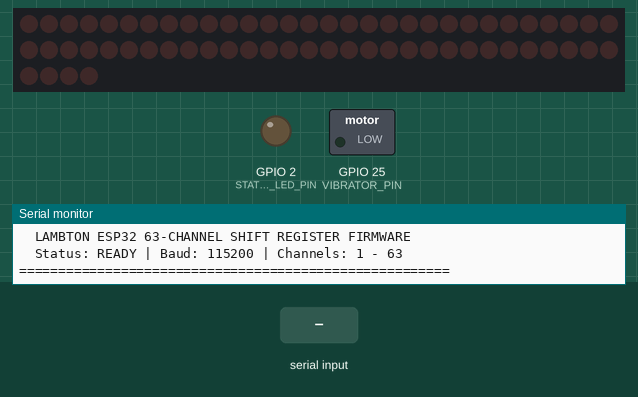
Simulated run of this sketch. Board: ESP32. On the bench: 64 shift-register outputs drawn as a row of LEDs (first output left, lit = HIGH), switched loads named in the sketch (green lamp = pin HIGH), output pins drawn as LEDs (lit = HIGH), the last lines printed to the serial monitor. Wiring (inferred from the names in the program): 8 × shift register (74HC595): data GPIO 14; shift clock GPIO 13; latch GPIO 12; OE GPIO 19. Wiring (inferred from the signals the program sends): row of LEDs: on Q0, Q1, Q2, Q3, Q4, Q5, Q6, Q7, Q8, Q9, Q10, Q11, Q12, Q13, Q14, Q15, Q16, Q17, Q18, Q19, Q20, Q21, Q22, Q23, Q24, Q25, Q26, Q27, Q28, Q29, Q30, Q31, Q32, Q33, Q34, Q35, Q36, Q37, Q38, Q39, Q40, Q41, Q42, Q43, Q44, Q45, Q46, Q47, Q48, Q49, Q50, Q51, Q52, Q53, Q54, Q55, Q56, Q57, Q58, Q59, Q60, Q61, Q62, Q63. Dashed ring = blinking. The inputs (shaded band) are chosen by the test bench. Pins used as bus, display or sensor lines are not drawn.

Above: at 1.3 s.
1.4 s: "TEST\n" received over Serial
At 1.55 s:
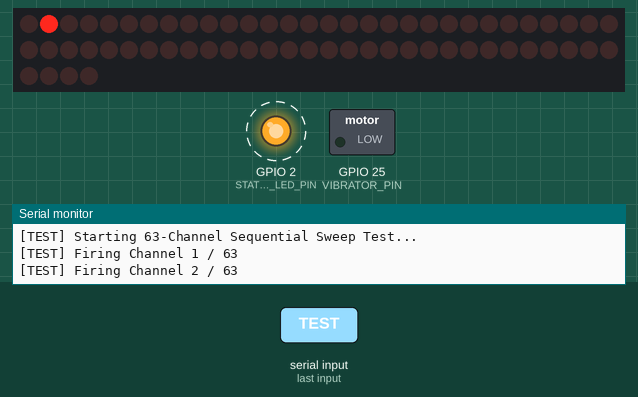
At 1.96 s:
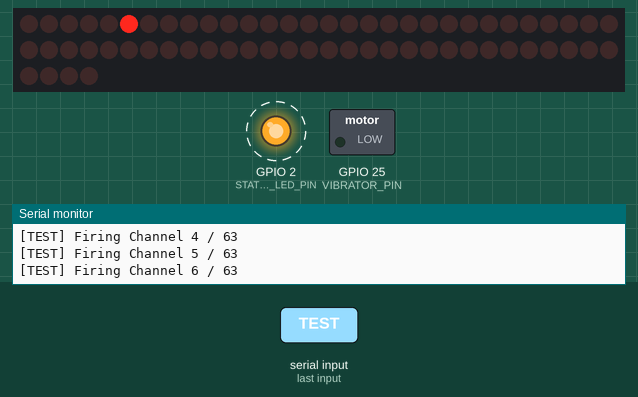
Timing chart, 0 to 9.3 s (numbered marks = the images above; inputs shaded):
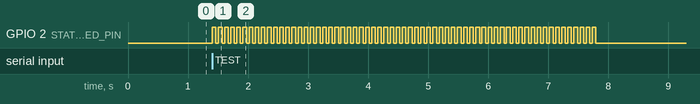

The sketch:

ESP32_63CH_LATEST.ino
```cpp
/*
  =============================================================================
  LAMBTON OPTICAL SORTER - ESP32 63-CHANNEL EJECTOR FIRMWARE
  Hardware: ESP32 30-Pin Dev Module + 8x Cascaded 74HC595 Shift Registers
  Baud Rate: 115200 Baud
  =============================================================================

  Wiring Guide:
  ESP32 Pin          74HC595 (First IC) Pin
  -------------------------------------------------------------
  GPIO 14 (DATA)  -> Pin 14 (DS / SER)
  GPIO 13 (CLOCK) -> Pin 11 (SH_CP / SRCLK) [Connect to ALL 8 ICs in parallel]
  GPIO 12 (LATCH) -> Pin 12 (ST_CP / RCLK)  [Connect to ALL 8 ICs in parallel]
  GPIO 19 (OE)    -> Pin 13 (OE / Output Enable) [Active LOW, or hardwire to GND]
  3.3V / 5V       -> Pin 10 (MR / SRCLR / Master Reset) [Connect to VCC]
  GND             -> Pin 8  (GND) [Common GND with ESP32 and Ejector Power Supply]

  74HC595 Daisy Chaining (Cascading):
  IC 1 (Pin 9 / Q7S) -> IC 2 (Pin 14 / DS)
  IC 2 (Pin 9 / Q7S) -> IC 3 (Pin 14 / DS)
  IC 3 (Pin 9 / Q7S) -> IC 4 (Pin 14 / DS)
  IC 4 (Pin 9 / Q7S) -> IC 5 (Pin 14 / DS)
  IC 5 (Pin 9 / Q7S) -> IC 6 (Pin 14 / DS)
  IC 6 (Pin 9 / Q7S) -> IC 7 (Pin 14 / DS)
  IC 7 (Pin 9 / Q7S) -> IC 8 (Pin 14 / DS)

  Ejector Valve Mapping (1 to 63):
  IC 1: Q0..Q7 -> Ejector Channels 1 to 8
  IC 2: Q0..Q7 -> Ejector Channels 9 to 16
  IC 3: Q0..Q7 -> Ejector Channels 17 to 24
  IC 4: Q0..Q7 -> Ejector Channels 25 to 32
  IC 5: Q0..Q7 -> Ejector Channels 33 to 40
  IC 6: Q0..Q7 -> Ejector Channels 41 to 48
  IC 7: Q0..Q7 -> Ejector Channels 49 to 56
  IC 8: Q0..Q6 -> Ejector Channels 57 to 63 (Q7 is spare Channel 64)
  =============================================================================
*/

#include <Arduino.h>
#include <SPI.h>

// =============================================================================
// PIN DEFINITIONS
// =============================================================================
#define SHIFT_DATA_PIN    14  // DS (Serial Data Input)
#define SHIFT_CLOCK_PIN   13  // SH_CP (Shift Register Clock)
#define SHIFT_LATCH_PIN   12   // ST_CP (Storage Register Latch Clock)
#define SHIFT_OE_PIN      19  // OE (Output Enable, Active LOW - can be tied to GND)
#define STATUS_LED_PIN    2   // Onboard Blue LED for firing indication
#define VIBRATOR_PIN      25  // PWM Output Pin for Vibrator Speed Control

// =============================================================================
// SYSTEM PARAMETERS
// =============================================================================
#define NUM_SHIFT_REGISTERS 8   // 8 ICs * 8 bits = 64 outputs
#define TOTAL_CHANNELS      63  // Channels 1 to 63 used for sorting
#define DEFAULT_PULSE_US    1000  // Solenoid valve pulse duration (microseconds, 1000us = 1ms)
#define MAX_PULSE_US        150000 // Safety limit (150ms = 150000us)

// =============================================================================
// GLOBAL VARIABLES & BUFFERS
// =============================================================================
uint8_t shiftData[NUM_SHIFT_REGISTERS] = {0};
unsigned long valveFireTime = 0;
uint32_t currentPulseUs = 0;
bool valvesActive = false;

// Fast non-blocking line reception buffer
char rxBuffer[128];
uint8_t rxIndex = 0;

// =============================================================================
// HARDWARE SHIFT REGISTER OUTPUT
// =============================================================================

void updateShiftRegisters() {
  digitalWrite(SHIFT_LATCH_PIN, LOW);

  // Custom robust bit-banging with delays (500 kHz) to solve jumper wire capacitance issues!
  for (int i = NUM_SHIFT_REGISTERS - 1; i >= 0; i--) {
    uint8_t val = shiftData[i];
    for (uint8_t b = 0; b < 8; b++) {
      // MSB First
      digitalWrite(SHIFT_DATA_PIN, !!(val & (1 << (7 - b))));
      delayMicroseconds(1);
      digitalWrite(SHIFT_CLOCK_PIN, HIGH);
      delayMicroseconds(1);
      digitalWrite(SHIFT_CLOCK_PIN, LOW);
      delayMicroseconds(1);
    }
  }

  digitalWrite(SHIFT_LATCH_PIN, HIGH);
}

// Clear all 63 channels immediately
void clearAllValves() {
  for (int i = 0; i < NUM_SHIFT_REGISTERS; i++) {
    shiftData[i] = 0;
  }
  updateShiftRegisters();
  valvesActive = false;
  digitalWrite(STATUS_LED_PIN, LOW);
}

// Fire valves with 8-byte bitmask and pulse width (microseconds)
void fireValves(const uint8_t* byteMask, uint32_t pulseUs) {
  if (pulseUs == 0) pulseUs = DEFAULT_PULSE_US;
  if (pulseUs > MAX_PULSE_US) pulseUs = MAX_PULSE_US;

  for (int i = 0; i < NUM_SHIFT_REGISTERS; i++) {
    shiftData[i] = byteMask[i];
  }

  updateShiftRegisters();
  valvesActive = true;
  valveFireTime = micros();
  currentPulseUs = pulseUs;
  digitalWrite(STATUS_LED_PIN, HIGH);
}

// Fire single channel (1 to 63)
void fireSingleChannel(int ch, uint32_t pulseUs) {
  if (ch < 1 || ch > TOTAL_CHANNELS) return;

  uint8_t mask[NUM_SHIFT_REGISTERS] = {0};
  int idx = ch - 1;
  int byteIdx = idx / 8;
  int bitIdx = idx % 8;

  mask[byteIdx] |= (1 << bitIdx);
  fireValves(mask, pulseUs);
}

// Self-Test Sweep: Sequentially fires Channel 1 to 63
void runSweepTest() {
  Serial.println("[TEST] Starting 63-Channel Sequential Sweep Test...");
  for (int ch = 1; ch <= TOTAL_CHANNELS; ch++) {
    Serial.printf("[TEST] Firing Channel %d / 63\n", ch);
    fireSingleChannel(ch, 30000); // 30ms test pulse
    delay(60);
    clearAllValves();
    delay(40);
  }
  Serial.println("[TEST] 63-Channel Test Complete! All valves verified.");
}

// =============================================================================
// COMMAND PARSER
// =============================================================================
void processCommand(const char* cmd) {
  // 1. SET ALL 63 CHANNELS: "SA:b0:b1:b2:b3:b4:b5:b6:b7" or "SA:b0:...:b7:pulse_ms"
  if (strncmp(cmd, "SA:", 3) == 0) {
    uint8_t mask[NUM_SHIFT_REGISTERS] = {0};
    const char* ptr = cmd + 3;
    bool anyOn = false;
    uint32_t pulseUs = DEFAULT_PULSE_US;

    for (int i = 0; i < NUM_SHIFT_REGISTERS; i++) {
      if (!ptr || *ptr == '\0') break;
      mask[i] = (uint8_t)atoi(ptr);
      if (mask[i] > 0) anyOn = true;
      ptr = strchr(ptr, ':');
      if (ptr) ptr++; // Skip ':'
    }

    if (ptr && *ptr != '\0') {
      float customPulseMs = atof(ptr);
      if (customPulseMs > 0) pulseUs = (uint32_t)(customPulseMs * 1000.0);
    }

    if (anyOn) {
      fireValves(mask, pulseUs);
    } else {
      clearAllValves();
    }
  }
  // 2. SINGLE CHANNEL FIRE: "EJ:<channel>:<pulse_ms>"
  else if (strncmp(cmd, "EJ:", 3) == 0) {
    const char* ptr = cmd + 3;
    int ch = atoi(ptr);
    uint32_t pulseUs = DEFAULT_PULSE_US;
    const char* colon = strchr(ptr, ':');
    if (colon) {
      float customPulseMs = atof(colon + 1);
      if (customPulseMs > 0) pulseUs = (uint32_t)(customPulseMs * 1000.0);
    }
    if (ch >= 1 && ch <= TOTAL_CHANNELS && pulseUs > 0) {
      fireSingleChannel(ch, pulseUs);
    }
  }
  // 3. CLEAR ALL: "CLEAR"
  else if (strcmp(cmd, "CLEAR") == 0) {
    clearAllValves();
    Serial.println("ACK:CLEARED");
  }
  // 4. HEARTBEAT / PING: "PING"
  else if (strcmp(cmd, "PING") == 0) {
    Serial.println("PONG:ESP32_ONLINE_63CH");
  }
  // 5. TEST SWEEP: "TEST"
  else if (strcmp(cmd, "TEST") == 0) {
    runSweepTest();
  }
  // 6. VIBRATOR SPEED: "V100" or "V:100"
  else if (cmd[0] == 'V') {
    int speed = 0;
    if (cmd[1] == ':') {
      speed = atoi(cmd + 2);
    } else {
      speed = atoi(cmd + 1);
    }
    if (speed > 255) speed = 255;
    if (speed < 0) speed = 0;

    // Set PWM speed
    analogWrite(VIBRATOR_PIN, speed);
    Serial.printf("ACK:VIBRATOR_SPEED:%d\n", speed);
  }
}

// =============================================================================
// ARDUINO SETUP
// =============================================================================
void setup() {
  Serial.begin(115200);
  delay(150);

  // Setup shift register pins
  pinMode(SHIFT_DATA_PIN, OUTPUT);
  pinMode(SHIFT_CLOCK_PIN, OUTPUT);
  pinMode(SHIFT_LATCH_PIN, OUTPUT);
  digitalWrite(SHIFT_LATCH_PIN, HIGH);
  // Initialize Output States
  digitalWrite(SHIFT_DATA_PIN, LOW);
  digitalWrite(SHIFT_CLOCK_PIN, LOW);

#ifdef SHIFT_OE_PIN
  pinMode(SHIFT_OE_PIN, OUTPUT);
  digitalWrite(SHIFT_OE_PIN, LOW); // Active LOW -> enable outputs
#endif

  pinMode(STATUS_LED_PIN, OUTPUT);
  digitalWrite(STATUS_LED_PIN, LOW);

  // Setup Vibrator Pin
  pinMode(VIBRATOR_PIN, OUTPUT);
  analogWrite(VIBRATOR_PIN, 0); // Start with Vibrator OFF

  // Clear all outputs on startup
  clearAllValves();

  Serial.println("\n=======================================================");
  Serial.println("  LAMBTON ESP32 63-CHANNEL SHIFT REGISTER FIRMWARE     ");
  Serial.println("  Status: READY | Baud: 115200 | Channels: 1 - 63      ");
  Serial.println("=======================================================");
}

// =============================================================================
// MAIN LOOP
// =============================================================================
void loop() {
  // 1. Non-blocking valve pulse auto-shutoff (Rollover safe with micros)
  if (valvesActive && (micros() - valveFireTime >= currentPulseUs)) {
    clearAllValves();
  }

  // 2. High-speed non-blocking serial reader
  while (Serial.available() > 0) {
    char c = (char)Serial.read();
    if (c == '\n' || c == '\r') {
      if (rxIndex > 0) {
        rxBuffer[rxIndex] = '\0';
        processCommand(rxBuffer);
        rxIndex = 0;
      }
    } else {
      if (rxIndex < sizeof(rxBuffer) - 1) {
        rxBuffer[rxIndex++] = c;
      }
    }
  }
}
```

Measured:
- after the input at 1.4 s, GPIO 2 (STATUS_LED_PIN): alternates HIGH for 0.06 s and LOW for 0.04 s, 126 changes in all, then stays LOW, starting at once
